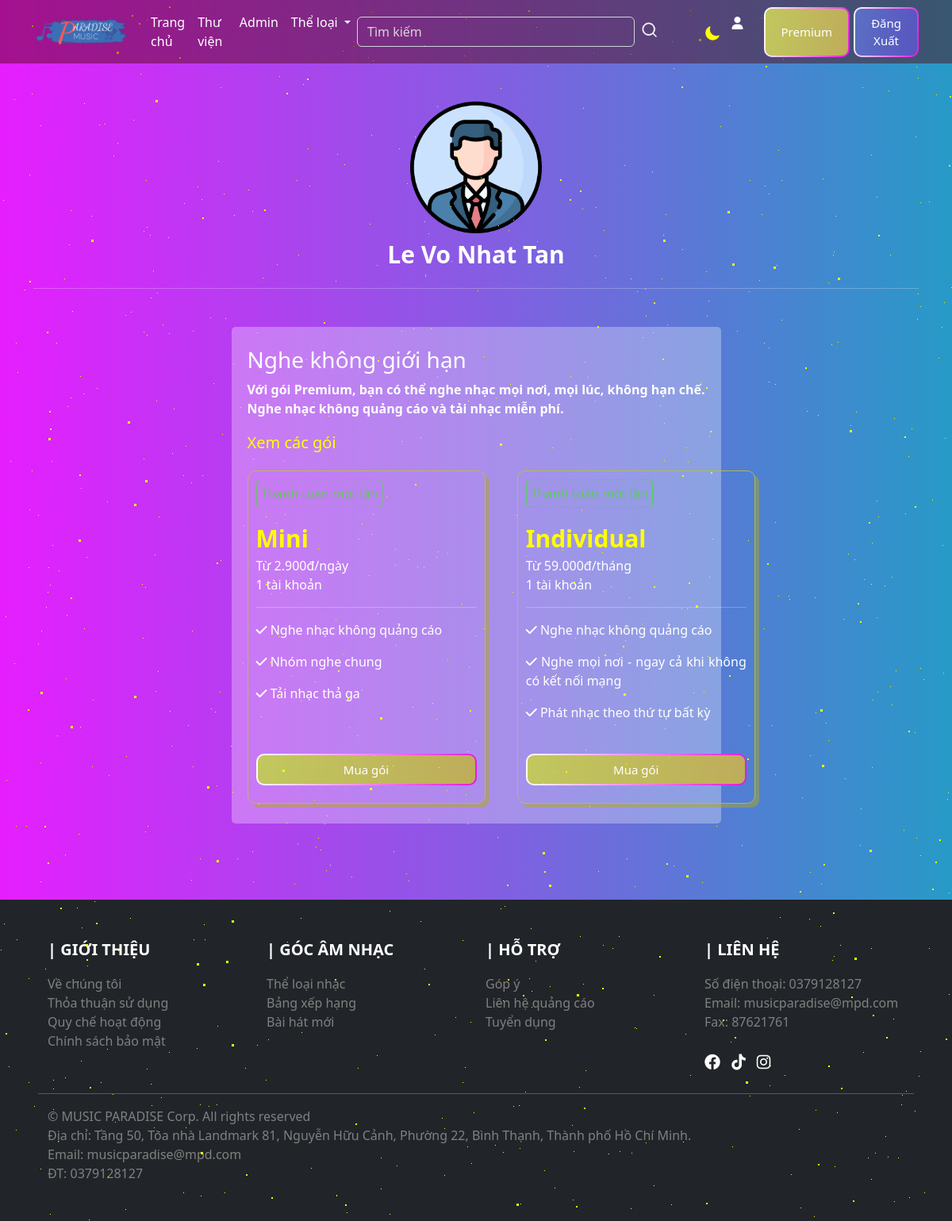
Page /source/premium.php (signed in) on the committed database.
### tables this page shows
CREATE TABLE `user` (
  `userName` varchar(50) NOT NULL,
  `userFullName` varchar(50) DEFAULT NULL,
  `userPassword` varchar(50) DEFAULT NULL,
  `userEmail` varchar(50) DEFAULT NULL,
  `userImg` varchar(50) DEFAULT NULL,
  `userType` varchar(10) NOT NULL
);

### source/premium.php (the view, shortened to what this page needs)
<!DOCTYPE html>
<html lang="en">
    <head>
        <link rel="stylesheet" href="https://cdnjs.cloudflare.com/ajax/libs/font-awesome/6.2.0/css/all.min.css">
        <link href="https://cdn.jsdelivr.net/npm/bootstrap@5.2.2/dist/css/bootstrap.min.css" rel="stylesheet">
        <link rel="stylesheet" href="css/premium.css" />
        <link rel="stylesheet" href="">
        <link rel="stylesheet" href="css/navabar&footer.css">
    </head>
    <body>
        <div class="bg-animation">
            <div id="stars3"></div>
        </div>
        <?php
            include_once("nav.php");
        ?>
        <main>
            <div class="container">
                <div class="row d-flex justify-content-center">
                    <div class="col-5 col-sm-5 col-md-2 col-lg-2 pt-5">
                        <span><img src="./img/profile.png" alt="" class="user_avatar"></span>
                    </div>
                    <?php
                        if (isset($_SESSION["logged"])) {
                            $userPremium = $_SESSION['username'];
                            $sql = "SELECT userType FROM user WHERE userName = '$userPremium'";
                            $result = mysqli_query($conn, $sql);
                            while($row=$result->fetch_assoc()){
                                $sql1 = "SELECT userFullName FROM user WHERE userName = '$userPremium'";
                                $result1 = mysqli_query($conn, $sql1);
                                while($row1=$result1->fetch_assoc()){
                                    $userFullnamePremium = $row1['userFullName'];
                                    if($row['userType'] == 'premium'){
                                        echo '
                                        <div id="fullname" class="d-flex justify-content-center p-1" style="font-size: 30px; color: white; font-weight: bolder;"><ion-icon name="star" style="color: #f5cc3b; margin-top: 10px"></ion-icon>'.$userFullnamePremium.' - Premium<ion-icon name="star"style="color: #f5cc3b; margin-top: 10px"></ion-icon></div>
                                        ';
                                    }else{
                                        echo '
                                        <div id="fullname" class="d-flex justify-content-center p-1" style="font-size: 30px; color: white; font-weight: bolder;">'.$userFullnamePremium.'</div>
                                        ';
                                    }
                                }
                            }
                        }
                    ?>
                </div><hr style="color: white;">
                <div class="row pb-5  d-flex justify-content-center">
                    <div class="col-12 col-sm-12 col-md-7 col-lg-7 mt-3">
                        <div class="container">
                            <div class="aboutus mt-3">
                                <?php
                                    if (isset($_SESSION["logged"])) {
                                        $userPremium = $_SESSION['username'];
                                    $sql = "SELECT userType FROM user WHERE userName = '$userPremium'";
                                    $result = mysqli_query($conn, $sql);
                                    while($row=$result->fetch_assoc()){
                                        if($row['userType'] == 'premium'){
                                          echo '
                                          <h3>Premium</h3>
                                            <p style="font-weight: bolder;">Bạn đã là thành viên Premium</p>
                                          ';
                                        }else{
                                            echo'
                                            <h3>Nghe không giới hạn</h3>
                                <p style="font-weight: bolder;">Với gói Premium, bạn có thể nghe nhạc mọi nơi, mọi lúc, không hạn chế. Nghe nhạc không quảng cáo và tải nhạc miễn phí.</p>
                                <span style="font-size: 20px; color: yellow;">Xem các gói</span>
                                <div class="row" >
                                    <div class="col-12 col-sm-12 col-md-3 col-lg-3 mt-1">
                                        <div class="packagesDay mt-3">
                                            <p style="border: 1px solid rgba(74, 219, 54, 0.8); padding: 5px; border-radius: 5px; color: rgba(74, 219, 54, 0.8); width: fit-content;">Thanh toán một lần</p>
                                            <span style="font-weight: bolder; font-size: 30px; color: yellow;">Mini</span><br>
                                            <span>Từ 2.900đ/ngày</span><br>
                                            <span>1 tài khoản</span>
                                            <hr class="p-0">
                                            <p><i class="fa-solid fa-check"></i> Nghe nhạc không quảng cáo</p>
                                            <p><i class="fa-solid fa-check"></i> Nhóm nghe chung</p>
                                            <p><i class="fa-solid fa-check"></i> Tải nhạc thả ga</p>
                                            <br><br>
                                            <div class="text-center d-grid gap-2">
                                                <button type="button" class="btn btn-primaryPackages" data-bs-toggle="modal" data-bs-target="#packagesDay">
                                                    Mua gói
                                                  </button>
                                            </div>
                                        </div>
                                    </div>
                                    <div class="col-12 col-sm-12 col-md-3 col-lg-3 mt-1">
                                        <div class="packagesMonth mt-3">
                                            <p style="border: 1px solid rgba(74, 219, 54, 0.8); padding: 5px; border-radius: 5px; color: rgba(74, 219, 54, 0.8); width: fit-content;">Thanh toán một lần</p>
                                            <span style="font-weight: bolder; font-size: 30px; color: yellow;">Individual</span><br>
                                            <span>Từ 59.000đ/tháng</span><br>
                                            <span>1 tài khoản</span>
                                            <hr class="p-0">
                                            <p><i class="fa-solid fa-check"></i> Nghe nhạc không quảng cáo</p>
                                            <p><i class="fa-solid fa-check"></i> Nghe mọi nơi - ngay cả khi không có kết nối mạng</p>
                                            <p><i class="fa-solid fa-check"></i> Phát nhạc theo thứ tự bất kỳ</p>
                                            <br>
                                            <div class="text-center d-grid gap-2">
                                                <button type="button" class="btn btn-primaryPackages lg-3" data-bs-toggle="modal" data-bs-target="#packagesMonth">
                                                    Mua gói
                                                  </button>
                                            </div>
                                        </div>
                                    </div>
                                </div>
                                            ';
                                        }
                                    }
                                    }
                                ?>
                            </div>
                        </div>
                    </div>
                </div>
            </div>
        </main>
        <?php
            include_once("footer.php");
        ?>
    </body>
</html>

### source/css/premium.css (style rules this page uses)
img { border-radius: 5px; }
img { display: block; max-width: 100%; }
h3 { color: white; }
.bg-animation { position: fixed; }
.aboutus { background-color: rgba(255, 255, 255, 0.299); padding: 25px 20px; color: white; text-align: justify; border-radius: 5px; }
.packagesDay { width: 300px; height: 420px; border: 1px solid #b8c048e0; box-shadow: 5px 5px rgba(177, 169, 19, 0.478); padding: 10px; border-radius: 10px; }
.packagesMonth { width: 300px; height: 420px; border: 1px solid #b8c048e0; box-shadow: 5px 5px rgba(177, 169, 19, 0.478); padding: 10px; border-radius: 10px; margin-left: 190px; }

### rows in the picture
user: userFullName "Le Vo Nhat Tan", userType "Nghe không giới hạn", shows "Với gói Premium, bạn có thể nghe nhạc mọi nơi, mọi lúc, không hạn chế. Nghe nhạc không quảng cáo và tải nhạc miễn phí."
